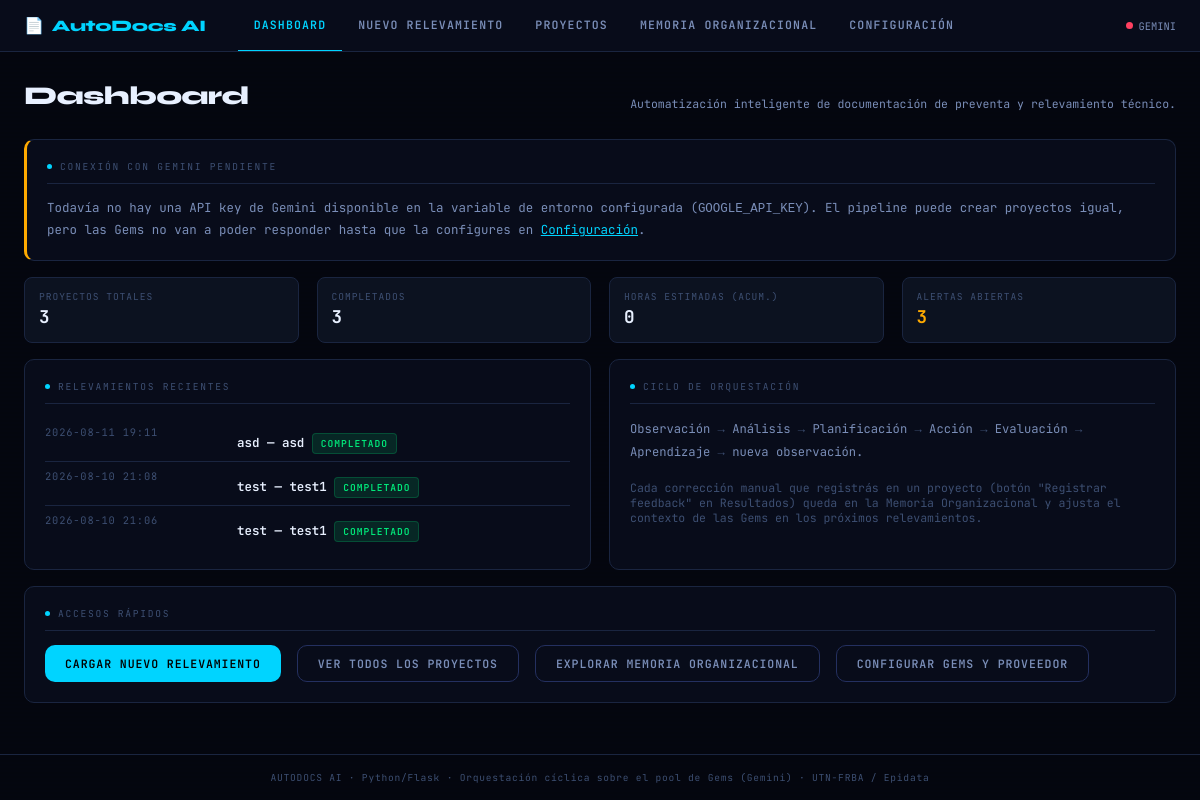
Before: / with the older database file.
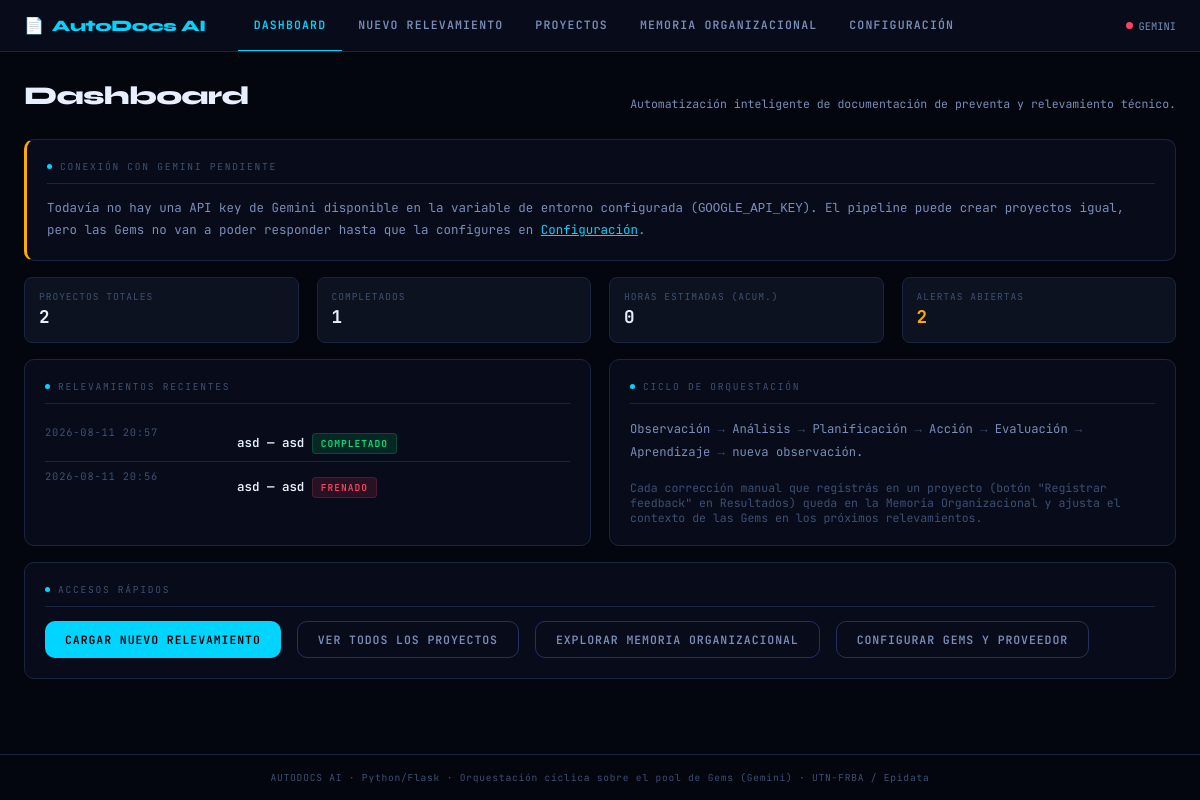
After: the same page with the newer database file.
### tables this page shows
CREATE TABLE proyectos (
    id                      INTEGER PRIMARY KEY AUTOINCREMENT,
    cliente                 TEXT NOT NULL,
    proceso                 TEXT NOT NULL,
    tecnologia              TEXT,       -- UiPath / Power Automate / Rocketbot / Make.com...
    criticidad              TEXT,       -- Baja / Media / Alta
    presupuesto_hs          REAL,
    analista                TEXT,
    transcripcion_original  TEXT,
    transcripcion_sanitizada TEXT,
    reemplazos_pii          INTEGER DEFAULT 0,
    flujo_estructurado      TEXT,       -- JSON: salida del Agente de Ingesta
    estado                  TEXT DEFAULT 'borrador',  -- borrador|procesando|completado|frenado|error
    motivo_freno            TEXT,       -- si estado = 'frenado' (Límite Operativo de Entrada)
    creado                  TEXT DEFAULT CURRENT_TIMESTAMP,
    actualizado             TEXT DEFAULT CURRENT_TIMESTAMP
);

### ui/app.py (the view)
    @app.route("/")
    def dashboard():
        stats = ProyectoRepository.dashboard_stats()
        key_status = ConfigManager.key_status()
        return render_template("index.html", stats=stats, key_status=key_status)

### core/config_manager.py (called while the page is built)
    @staticmethod
    def key_status() -> dict:
        cfg = ConfigManager.load()
        status = {}
        for pname in ["gemini"]:
            pcfg = cfg["providers"].get(pname, {})
            env_var = pcfg.get("env_key_name", "")
            key_val = os.getenv(env_var, "").strip() if env_var else ""
            status[pname] = {"ok": bool(key_val), "env_var": env_var}
        return status

### core/db.py (called while the page is built)
def get_conn() -> sqlite3.Connection:
    DB_PATH.parent.mkdir(exist_ok=True)
    conn = sqlite3.connect(DB_PATH)
    conn.row_factory = sqlite3.Row
    conn.execute("PRAGMA foreign_keys = ON")
    return conn

### ui/templates/index.html (shortened to what this page needs)
{% extends "base.html" %}
{% block content %}
<div class="page-header">
  <h1>Dashboard</h1>
  <p>Automatización inteligente de documentación de preventa y relevamiento técnico.</p>
</div>
{% if not key_status.gemini.ok %}
<div class="panel mb-4" style="border-left:3px solid var(--amber)">
  <div class="panel-title"><span class="dot"></span>Conexión con Gemini pendiente</div>
  <p style="font-size:.78rem; color:var(--text-mid); line-height:1.6">
    Todavía no hay una API key de Gemini disponible en la variable de entorno configurada
    (<code>{{ key_status.gemini.env_var }}</code>). El pipeline puede crear proyectos igual,
    pero las Gems no van a poder responder hasta que la configures en
    <a href="/configuracion" style="color:var(--cyan)">Configuración</a>.
  </p>
</div>
{% endif %}
<div class="grid-4 mb-4">
  <div class="chip">
    <span class="chip-label">Proyectos totales</span>
    <span class="chip-value">{{ stats.total_proyectos }}</span>
  </div>
  <div class="chip">
    <span class="chip-label">Completados</span>
    <span class="chip-value">{{ stats.completados }}</span>
  </div>
  <div class="chip">
    <span class="chip-label">Horas estimadas (acum.)</span>
    <span class="chip-value">{{ stats.horas_estimadas }}</span>
  </div>
  <div class="chip">
    <span class="chip-label">Alertas abiertas</span>
    <span class="chip-value" style="{% if stats.alertas_abiertas %}color:var(--amber){% endif %}">{{ stats.alertas_abiertas }}</span>
  </div>
</div>
<div class="grid-2 mb-4">
  <div class="panel">
    <div class="panel-title"><span class="dot"></span>Relevamientos recientes</div>
    {% if stats.recientes %}
      {% for p in stats.recientes %}
      <div class="kv">
        <div class="kv-key">{{ p.creado[:16] }}</div>
        <div class="kv-val">
          <a href="{% if p.estado == 'completado' %}/resultado/{{ p.id }}{% else %}/procesamiento/{{ p.id }}{% endif %}" style="color:var(--text-hi); text-decoration:none">
            {{ p.cliente }} — {{ p.proceso }}
          </a>
          {% if p.estado == 'completado' %}<span class="tag tag-green mt-2">Completado</span>
          {% elif p.estado == 'frenado' %}<span class="tag tag-red mt-2">Frenado</span>
          {% elif p.estado == 'procesando' %}<span class="tag tag-amber mt-2">Procesando</span>
          {% else %}<span class="tag tag-cyan mt-2">Borrador</span>{% endif %}
        </div>
      </div>
      {% endfor %}
    {% else %}
      <p class="result-box empty">Todavía no cargaste ningún relevamiento. Empezá por "Nuevo Relevamiento".</p>
    {% endif %}
  </div>
  <div class="panel">
    <div class="panel-title"><span class="dot"></span>Ciclo de orquestación</div>
    <p style="font-size:.76rem; color:var(--text-mid); line-height:1.9">
      Observación <span style="color:var(--text-lo)">→</span>
      Análisis <span style="color:var(--text-lo)">→</span>
      Planificación <span style="color:var(--text-lo)">→</span>
      Acción <span style="color:var(--text-lo)">→</span>
      Evaluación <span style="color:var(--text-lo)">→</span>
      Aprendizaje <span style="color:var(--text-lo)">→</span> nueva observación.
    </p>
    <p class="mt-4" style="font-size:.72rem; color:var(--text-lo)">
      Cada corrección manual que registrás en un proyecto (botón "Registrar feedback" en
      Resultados) queda en la Memoria Organizacional y ajusta el contexto de las Gems en
      los próximos relevamientos.
    </p>
  </div>
</div>
<div class="panel">
  <div class="panel-title"><span class="dot"></span>Accesos rápidos</div>
  <div class="flex gap-4 wrap">
    <a href="/relevamiento/nuevo" class="btn btn-primary">Cargar nuevo relevamiento</a>
    <a href="/proyectos" class="btn btn-secondary">Ver todos los proyectos</a>
    <a href="/memoria" class="btn btn-secondary">Explorar memoria organizacional</a>
    <a href="/configuracion" class="btn btn-secondary">Configurar Gems y proveedor</a>
  </div>
</div>
{% endblock %}

Changed rows visible on the page:
removed proyectos: creado "2026-08-11 19:11", cliente "asd", proceso "asd", estado "COMPLETADO"
changed proyectos (number 1 of 2 on the later page): creado "2026-08-10 21:08" → "2026-08-11 20:57"; cliente "test" → "asd"; proceso "test1" → "asd"
changed proyectos (number 2 of 2 on the later page): creado "2026-08-10 21:06" → "2026-08-11 20:56"; cliente "test" → "asd"; proceso "test1" → "asd"; estado "COMPLETADO" → "FRENADO"
Other visible differences:
{{ stats.total_proyectos }}: "3" → "2"
{{ stats.completados }}: "3" → "1"
{{ stats.alertas_abiertas }}: "3" → "2"
